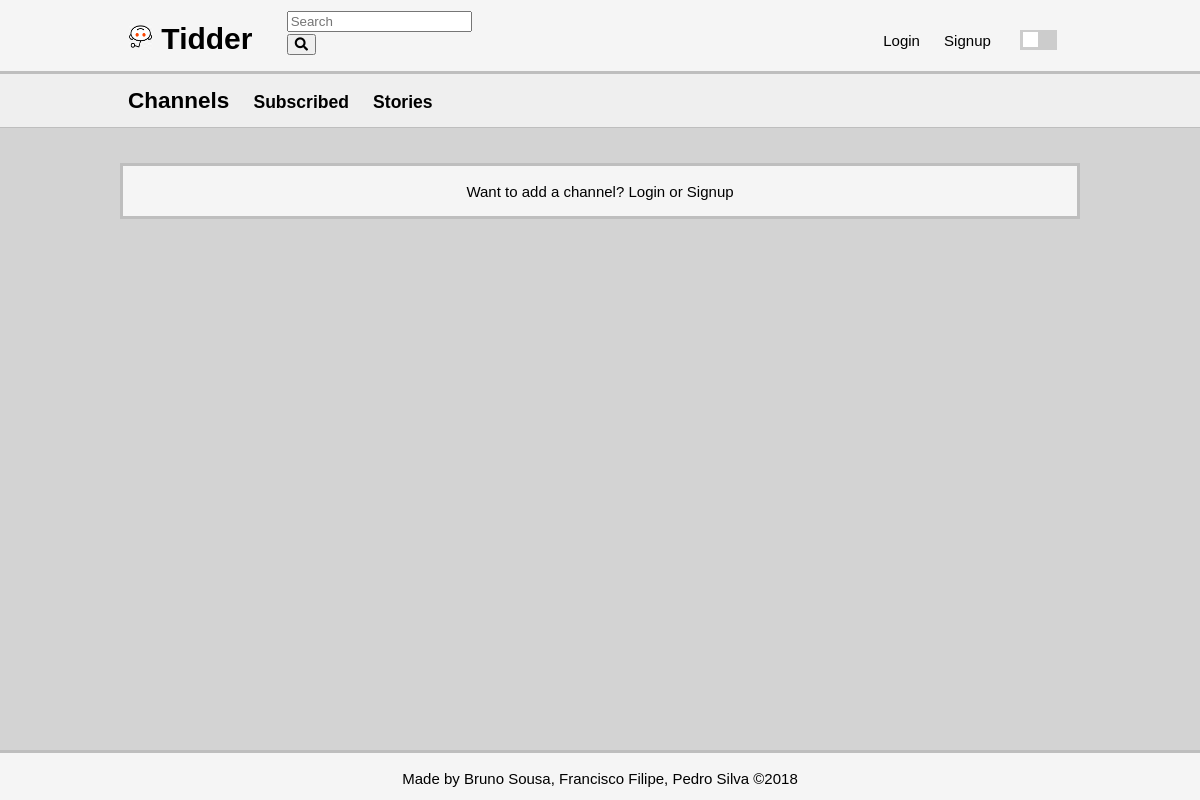
Page /pages/channels.php?error=name on the earlier database version.
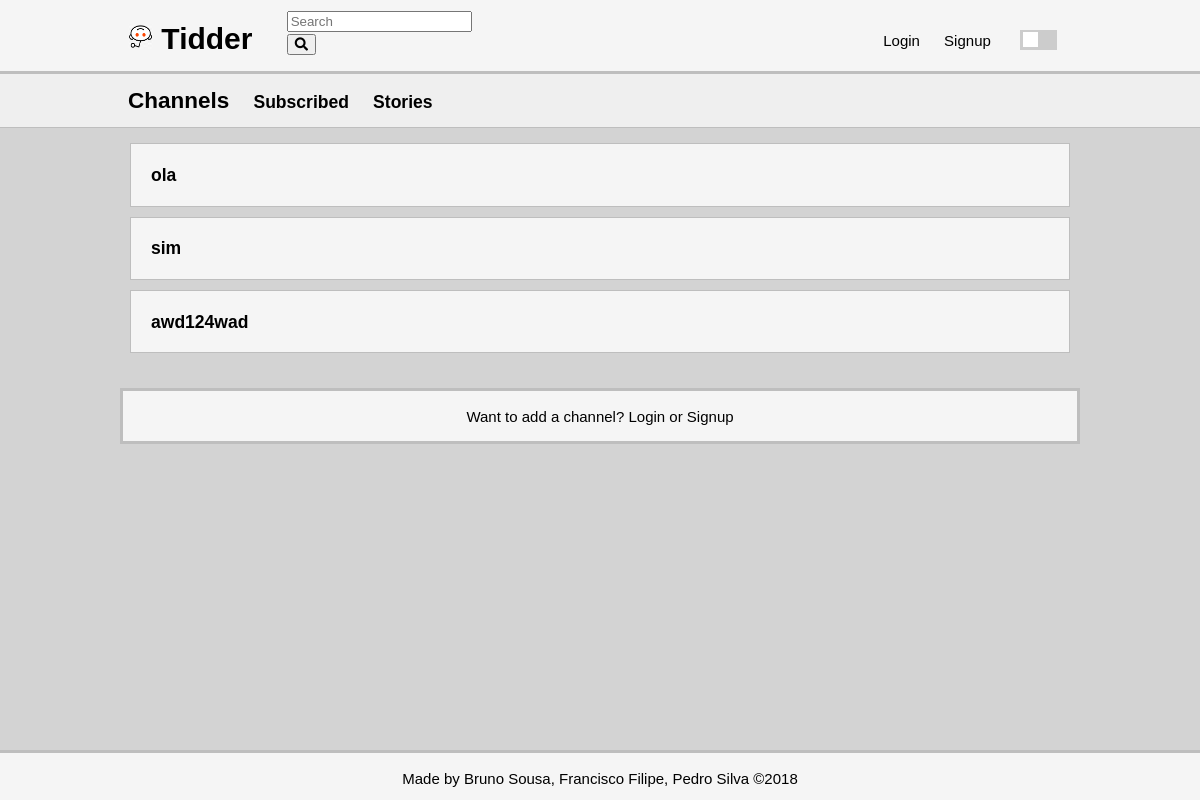
Same page on the later database version.
### tables this page shows
CREATE TABLE channel(
	channel_id INTEGER NOT NULL PRIMARY KEY AUTOINCREMENT,
	channel_name VARCHAR NOT NULL UNIQUE
);

### pages/channels.php (called while the page is built, shortened)
<?php
	include_once('../templates/tpl_common.php');
	include_once('../templates/tpl_channels.php');
	include_once('../database/db_channel.php');
	$channels = getAllChannels();
	$page = 'channels.php';
	draw_channels($channels);
?>

### database/db_channel.php (called while the page is built, shortened)
<?php
	function getAllChannels() {
		$db = Database::instance()->db();
		$stmt = $db->prepare('SELECT * FROM channel');
		$stmt->execute();
		return $stmt->fetchAll();
	}
?>

### templates/tpl_channels.php (the view, shortened to what this page needs)
<?php
	function draw_channels($channels){ ?>
		<section id="stories" class = "secondary">
			<header class = "secondary-header">
				<div class = "container">
					<h2>Channels</h2>
					<h3><a href="stories.php?subscribed=true">Subscribed</a></h3>
					<h3><a href="stories.php">Stories</a></h3>
				</div>
			</header>
			<div class = "container">
				<ol>
				<?php
					foreach($channels as $channel)
						draw_channel($channel);
				?>
				</ol>
			</div>
		<?php if((isset($_SESSION['user_id']))) { ?>
			<footer class = "secondary-footer">
				<div class = "container addChannel">
					<p>Want to add a channel?</p>
					<form method="post" action="../actions/action_add_channel.php">
						<input type="text" name="name" placeholder="Channel Name" required>
						<input type="submit" value="Add Channel">
					</form>
					<?php if(isset($_GET['error'])){
						if($_GET['error'] == 'lenght'){?>
						<h3>Channel name too long!</h3>
					<?php } else if($_GET['error'] == 'name') { ?>
						<h3>Channel name can only contain letters and numbers!</h3>
					<?php } } ?>
				</div>
			</footer>
		<?php } else { ?>
			<footer class = "secondary-footer">
				<div class = "container">
					<p>Want to add a channel? <a href='../pages/login.php?redirect=<?=urlencode($page)?>'>Login</a> or <a href='../pages/signup.php?redirect=<?=urlencode($page)?>'>Signup</a></p>
				</div>
			</footer>
		<?php }
	}
	function draw_channel($channel){ ?>
		<li>
			<div class="channel">
			<h3><a href="stories.php?channel=<?=$channel['channel_name']?>"><?=htmlentities($channel['channel_name'])?></a></h3>
			</div>
		</li>
	<?php }
		global $channel_name;?>

Differences in the rows shown:
added channel: channel_name "ola"
added channel: channel_name "sim"
added channel: channel_name "awd124wad"
